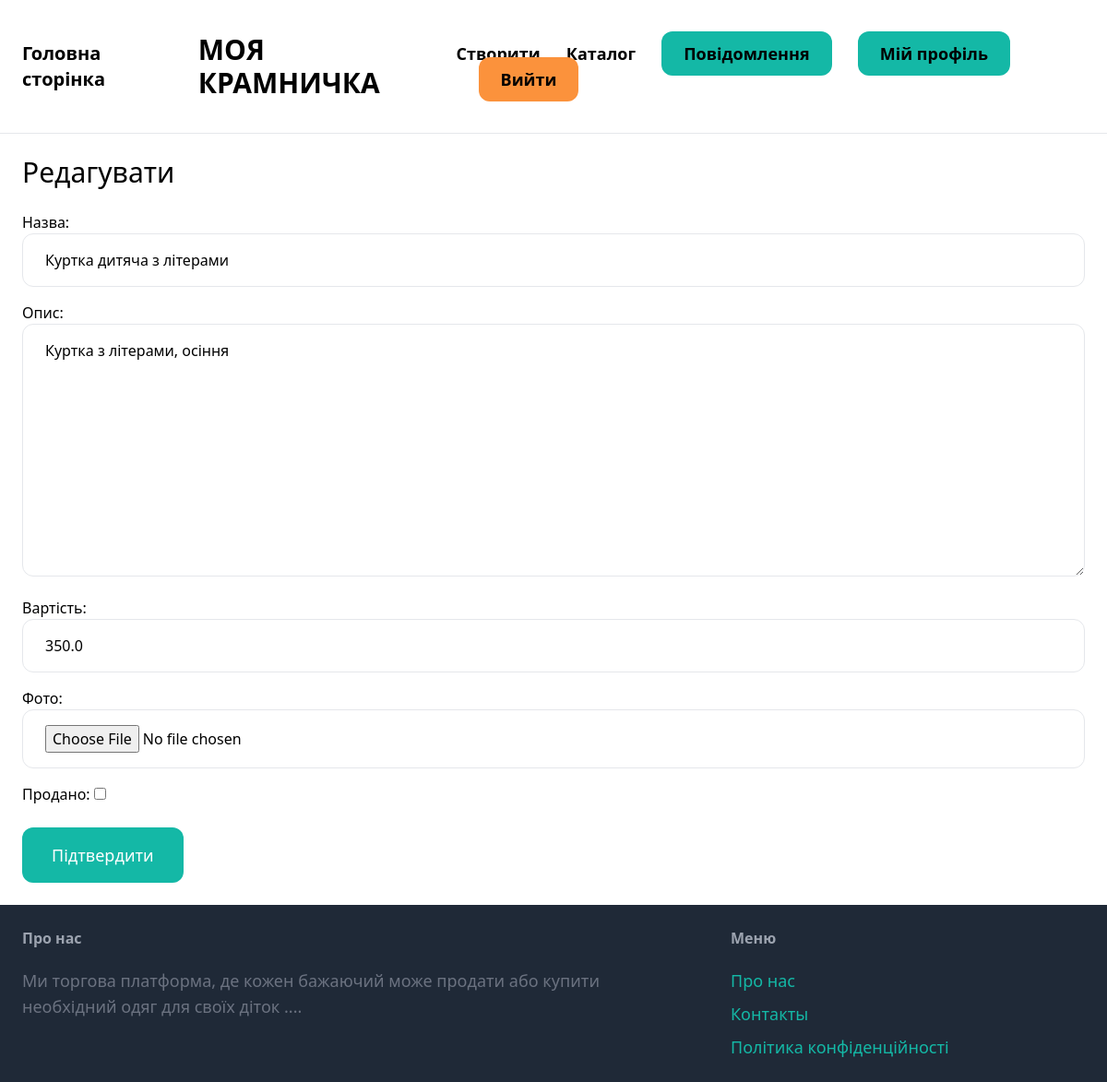
Screenshot of /items/4/edit/ (signed in) with the database file from the repository.
### item/models.py (models this page shows, shortened)
class Item(models.Model):
    category=models.ForeignKey(Category,related_name='items', on_delete=models.CASCADE , verbose_name='Категорія')
    name=models.CharField(max_length=255 , verbose_name='Назва')
    discription=models.TextField(blank=True, null=True , verbose_name='Опис')
    price=models.FloatField(verbose_name='Вартість')
    image = models.ImageField(upload_to='item_images',blank=True,null=True , verbose_name='Фото')
    is_sold = models.BooleanField(default=False , verbose_name='Продано')
    created_by = models.ForeignKey(User, related_name='items',on_delete=models.CASCADE)
    created_at=models.DateTimeField(auto_now_add=True)

### item/views.py (the view)
# urls.py: path('<int:pk>/edit/',views.edit, name='edit'),
@login_required
def edit(request, pk):
    item = get_object_or_404(Item, pk=pk, created_by=request.user)
    if request.method == 'POST':
        form = EditItemForm(request.POST, request.FILES, instance=item)
        if form.is_valid():
            form.save()
            return redirect('item:detail', pk=item.id)
    else:
            form=EditItemForm(instance=item)
    return render(request, 'item/form.html', {
        'form':form ,
        'title':'Редагувати',
    })

### item/forms.py
class EditItemForm(forms.ModelForm):
    class Meta:
        model = Item
        fields = ('name', 'discription', 'price', 'image', 'is_sold')
        widgets={
            'name':forms.TextInput(attrs={
                'class':INPUT_CLASSES
            }),
            'discription':forms.Textarea(attrs={
                'class':INPUT_CLASSES
            }),
            'price':forms.TextInput(attrs={
                'class':INPUT_CLASSES
            }),
            'image':forms.FileInput(attrs={
                'class':INPUT_CLASSES
            }),
        }

### item/templates/item/form.html (shortened to what this page needs)
{% extends 'core/base.html' %}
{% block content %}
<h1 class="mb-6 text-3xl">{{ title }}</h1>
<form method="post" action="." enctype="multipart/form-data">
    <div class="space-y-4">
        {{ form.as_p }}
    </div>
    <button class="mt-6 py-4 px-8 text-lg bg-teal-500 hover:bg-teal-700 rounded-xl text-white">Підтвердити</button>
</form>
{% endblock %}

### rows the page displays
Item: name "Куртка дитяча з літерами", discription "Куртка з літерами, осіння", price "350.0"

### other values shown
{{ title }} "Редагувати"
